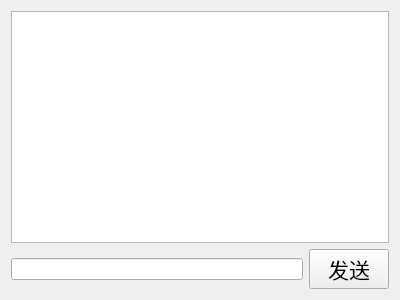
<?xml version="1.0" encoding="UTF-8"?>
<ui version="4.0">
 <class>PrivateChat</class>
 <widget class="QWidget" name="PrivateChat">
  <property name="geometry">
   <rect>
    <x>0</x>
    <y>0</y>
    <width>400</width>
    <height>300</height>
   </rect>
  </property>
  <property name="windowTitle">
   <string>Form</string>
  </property>
  <layout class="QVBoxLayout" name="verticalLayout_2">
   <item>
    <layout class="QVBoxLayout" name="verticalLayout">
     <item>
      <widget class="QTextEdit" name="showMsg_te"/>
     </item>
     <item>
      <layout class="QHBoxLayout" name="horizontalLayout">
       <item>
        <widget class="QLineEdit" name="inputMsg_le"/>
       </item>
       <item>
        <widget class="QPushButton" name="sendMsg_pb">
         <property name="font">
          <font>
           <pointsize>16</pointsize>
          </font>
         </property>
         <property name="text">
          <string>发送</string>
         </property>
        </widget>
       </item>
      </layout>
     </item>
    </layout>
   </item>
  </layout>
 </widget>
 <resources/>
 <connections/>
</ui>
